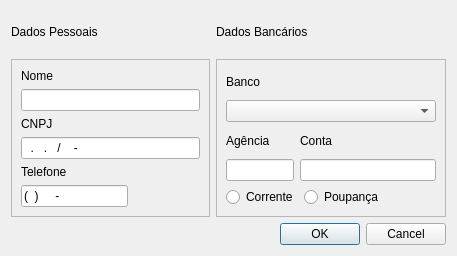
<?xml version="1.0" encoding="UTF-8"?>
<ui version="4.0">
 <class>Dialog</class>
 <widget class="QDialog" name="Dialog">
  <property name="geometry">
   <rect>
    <x>0</x>
    <y>0</y>
    <width>457</width>
    <height>256</height>
   </rect>
  </property>
  <property name="minimumSize">
   <size>
    <width>0</width>
    <height>0</height>
   </size>
  </property>
  <property name="maximumSize">
   <size>
    <width>16777215</width>
    <height>16777215</height>
   </size>
  </property>
  <property name="windowTitle">
   <string>Dialog</string>
  </property>
  <layout class="QGridLayout" name="gridLayout_3">
   <item row="2" column="0">
    <spacer name="horizontalSpacer_2">
     <property name="orientation">
      <enum>Qt::Horizontal</enum>
     </property>
     <property name="sizeHint" stdset="0">
      <size>
       <width>211</width>
       <height>20</height>
      </size>
     </property>
    </spacer>
   </item>
   <item row="0" column="0">
    <widget class="QLabel" name="label">
     <property name="text">
      <string>Dados Pessoais</string>
     </property>
    </widget>
   </item>
   <item row="1" column="0">
    <widget class="QFrame" name="frame_2">
     <property name="frameShape">
      <enum>QFrame::StyledPanel</enum>
     </property>
     <property name="frameShadow">
      <enum>QFrame::Raised</enum>
     </property>
     <layout class="QGridLayout" name="gridLayout_2">
      <item row="0" column="0">
       <widget class="QLabel" name="nome_label">
        <property name="text">
         <string>Nome</string>
        </property>
       </widget>
      </item>
      <item row="1" column="0" colspan="2">
       <widget class="QLineEdit" name="nome_lineEdit">
        <property name="maximumSize">
         <size>
          <width>240</width>
          <height>440</height>
         </size>
        </property>
        <property name="maxLength">
         <number>75</number>
        </property>
       </widget>
      </item>
      <item row="2" column="0">
       <widget class="QLabel" name="cnpj_label">
        <property name="text">
         <string>CNPJ</string>
        </property>
       </widget>
      </item>
      <item row="3" column="0" colspan="2">
       <widget class="QLineEdit" name="cnpj_lineEdit">
        <property name="maximumSize">
         <size>
          <width>240</width>
          <height>440</height>
         </size>
        </property>
        <property name="inputMask">
         <string>99.999.999/9999-99</string>
        </property>
       </widget>
      </item>
      <item row="4" column="0">
       <widget class="QLabel" name="tel_label">
        <property name="text">
         <string>Telefone</string>
        </property>
       </widget>
      </item>
      <item row="5" column="0">
       <widget class="QLineEdit" name="tel_lineEdit">
        <property name="maximumSize">
         <size>
          <width>240</width>
          <height>440</height>
         </size>
        </property>
        <property name="inputMask">
         <string>(99)99999-9999</string>
        </property>
       </widget>
      </item>
      <item row="5" column="1">
       <spacer name="horizontalSpacer_3">
        <property name="orientation">
         <enum>Qt::Horizontal</enum>
        </property>
        <property name="sizeHint" stdset="0">
         <size>
          <width>67</width>
          <height>20</height>
         </size>
        </property>
       </spacer>
      </item>
     </layout>
    </widget>
   </item>
   <item row="0" column="1">
    <widget class="QLabel" name="dadosBancarios_label">
     <property name="text">
      <string>Dados Bancários</string>
     </property>
    </widget>
   </item>
   <item row="2" column="1">
    <widget class="QDialogButtonBox" name="buttonBox">
     <property name="standardButtons">
      <set>QDialogButtonBox::Cancel|QDialogButtonBox::Ok</set>
     </property>
    </widget>
   </item>
   <item row="1" column="1">
    <widget class="QFrame" name="frame">
     <property name="frameShape">
      <enum>QFrame::StyledPanel</enum>
     </property>
     <property name="frameShadow">
      <enum>QFrame::Raised</enum>
     </property>
     <layout class="QGridLayout" name="gridLayout_5">
      <item row="0" column="0" colspan="3">
       <widget class="QWidget" name="widget_2" native="true">
        <layout class="QGridLayout" name="gridLayout_4">
         <property name="leftMargin">
          <number>0</number>
         </property>
         <property name="topMargin">
          <number>0</number>
         </property>
         <property name="rightMargin">
          <number>0</number>
         </property>
         <property name="bottomMargin">
          <number>0</number>
         </property>
         <item row="0" column="0">
          <widget class="QLabel" name="banco_label">
           <property name="text">
            <string>Banco</string>
           </property>
          </widget>
         </item>
         <item row="1" column="0">
          <widget class="QComboBox" name="banco_comboBox"/>
         </item>
        </layout>
       </widget>
      </item>
      <item row="1" column="0" colspan="3">
       <widget class="QWidget" name="widget" native="true">
        <layout class="QGridLayout" name="gridLayout" columnstretch="1,2">
         <property name="leftMargin">
          <number>0</number>
         </property>
         <property name="topMargin">
          <number>0</number>
         </property>
         <property name="rightMargin">
          <number>0</number>
         </property>
         <property name="bottomMargin">
          <number>0</number>
         </property>
         <item row="0" column="0">
          <widget class="QLabel" name="agencia_label">
           <property name="text">
            <string>Agência</string>
           </property>
          </widget>
         </item>
         <item row="0" column="1">
          <widget class="QLabel" name="conta_label">
           <property name="text">
            <string>Conta</string>
           </property>
          </widget>
         </item>
         <item row="1" column="0">
          <widget class="QLineEdit" name="agencia_lineEdit">
           <property name="inputMask">
            <string>9999</string>
           </property>
          </widget>
         </item>
         <item row="1" column="1">
          <widget class="QLineEdit" name="conta_lineEdit">
           <property name="inputMask">
            <string>9999999999</string>
           </property>
          </widget>
         </item>
        </layout>
       </widget>
      </item>
      <item row="2" column="0">
       <widget class="QRadioButton" name="corrente_radioButton">
        <property name="text">
         <string>Corrente</string>
        </property>
       </widget>
      </item>
      <item row="2" column="1">
       <widget class="QRadioButton" name="poupanca_radioButton">
        <property name="text">
         <string>Poupança</string>
        </property>
       </widget>
      </item>
      <item row="2" column="2">
       <spacer name="horizontalSpacer">
        <property name="orientation">
         <enum>Qt::Horizontal</enum>
        </property>
        <property name="sizeHint" stdset="0">
         <size>
          <width>15</width>
          <height>20</height>
         </size>
        </property>
       </spacer>
      </item>
     </layout>
    </widget>
   </item>
  </layout>
 </widget>
 <resources/>
 <connections/>
</ui>
